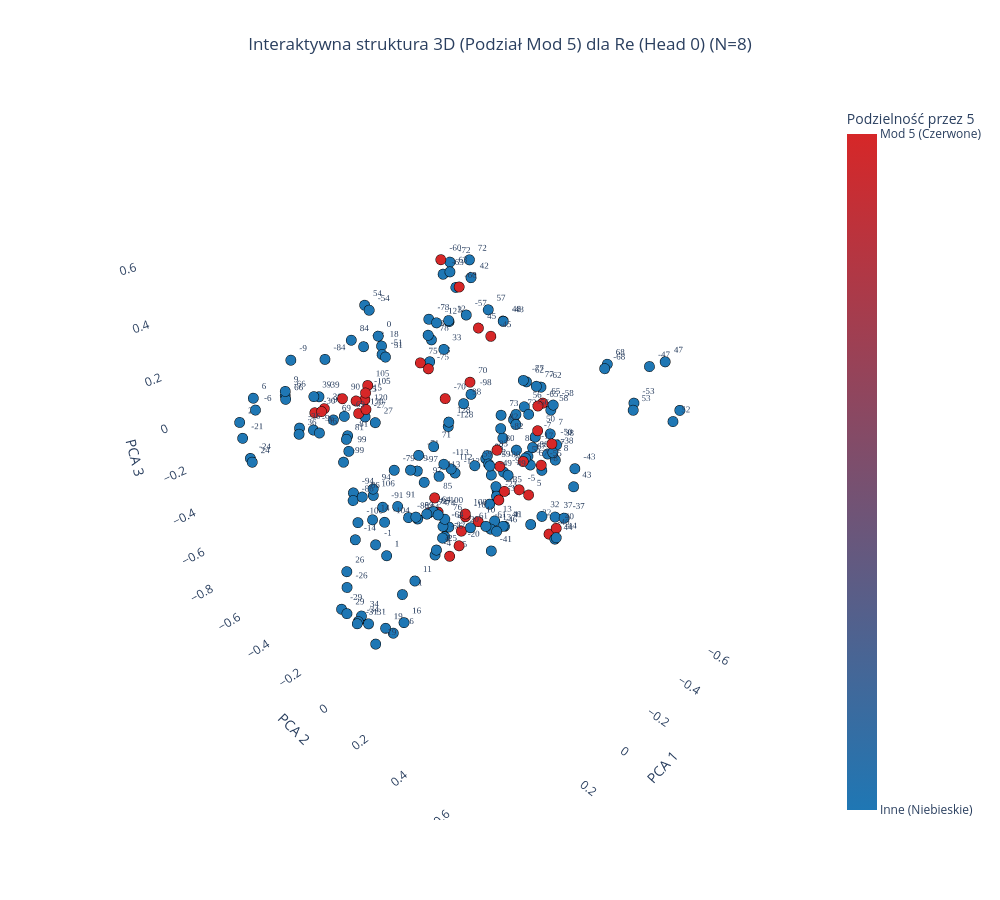

Source (notebook cell):
### Code cell
import numpy as np
import plotly.graph_objects as go
from sklearn.decomposition import PCA

def plot_output_head_plotly_3d_mod5(model, N, head_idx=0):
    """
    Rysuje interaktywny wykres 3D PCA dla wybranej głowicy wyjściowej.
    Liczby podzielne przez 5 są czerwone, reszta niebieska.
    """
    # Wyciągamy wagi konkretnej głowicy
    weights = model.output_heads[head_idx].weight.detach().cpu().numpy()
    
    # Zsynchronizowany offset
    output_offset = 2 * N * N
    min_val, max_val = -2 * N * N, 2 * N * N
    active_indices = []
    labels = []
    
    for val in range(min_val, max_val + 1):
        idx = val + output_offset
        if 0 <= idx < weights.shape[0]:
            active_indices.append(idx)
            labels.append(val)

    active_weights = weights[active_indices]

    # Filtr aktywności tokenów krańcowe (zgodnie z Twoim nowym progiem 0.4)
    weight_norms = np.linalg.norm(active_weights, axis=1)
    valid_mask = weight_norms > 0.4
    
    active_weights = active_weights[valid_mask]
    labels = np.array(labels)[valid_mask]

    # Redukcja wymiarowości wag do 3D za pomocą PCA
    pca = PCA(n_components=3)
    embeds_3d = pca.fit_transform(active_weights)
    
    # Tworzymy binarną tablicę kolorów dla mod 5 (z pominięciem zera)
    color_values = [1 if (l % 5 == 0 and l != 0) else 0 for l in labels]
    
    # Czyste, kontrastowe odcień: 0 -> Niebieski, 1 -> Czerwony
    custom_colorscale = [
        [0.0, 'rgb(31, 119, 180)'],
        [1.0, 'rgb(214, 39, 40)']
    ]
    
    head_names = {0: "Re (Head 0)", 1: "Im (Head 1)"}
    title_name = head_names.get(head_idx, f"Head {head_idx}")

    fig = go.Figure()

    fig.add_trace(go.Scatter3d(
        x=embeds_3d[:, 0],
        y=embeds_3d[:, 1],
        z=embeds_3d[:, 2],
        mode='markers+text',
        text=[str(l) for l in labels],
        textposition="top right",
        textfont=dict(size=9, family="Arial Black"),
        marker=dict(
            size=6,
            color=color_values,
            colorscale=custom_colorscale,
            showscale=True,
            colorbar=dict(
                title="Podzielność przez 5",
                tickmode='array',
                tickvals=[0, 1],
                ticktext=['Inne (Niebieskie)', 'Mod 5 (Czerwone)']
            ),
            line=dict(width=1, color='Black')
        ),
        hoverinfo='text',
        hovertext=[f"Token ID: {l + output_offset}<br>Wartość algebraiczna: {l}<br>Reszta mod 5: {l % 5}" for l in labels]
    ))

    fig.update_layout(
        title=dict(
            text=f"Interaktywna struktura 3D (Podział Mod 5) dla {title_name} (N={N})",
            x=0.5,
            xanchor='center'
        ),
        scene=dict(
            xaxis=dict(title="PCA 1", backgroundcolor="white", gridcolor="rgba(200,200,200,0.2)"),
            yaxis=dict(title="PCA 2", backgroundcolor="white", gridcolor="rgba(200,200,200,0.2)"),
            zaxis=dict(title="PCA 3", backgroundcolor="white", gridcolor="rgba(200,200,200,0.2)"),
        ),
        width=1000,
        height=900,
        showlegend=False
    )
    
    fig.show()

plot_output_head_plotly_3d_mod5(model, N=N, head_idx=0)

### Figure 1 — Plotly figure (JSON) as saved in the notebook; plotly's stock layout.template omitted (floating-point values rounded to 4 significant figures; data arrays with more than 128 entries replaced by an {"elided": "..."} marker saying what was removed)
{"data": [{"hoverinfo": "text", "hovertext": {"elided": "209 str values"}, "marker": {"color": {"elided": "209 int values"}, "colorbar": {"tickmode": "array", "ticktext": ["Inne (Niebieskie)", "Mod 5 (Czerwone)"], "tickvals": [0, 1], "title": {"text": "Podzielność przez 5"}}, "colorscale": [[0, "rgb(31, 119, 180)"], [1, "rgb(214, 39, 40)"]], "line": {"color": "Black", "width": 1}, "showscale": true, "size": 6}, "mode": "markers+text", "text": {"elided": "209 str values"}, "textfont": {"family": "Arial Black", "size": 9}, "textposition": "top right", "type": "scatter3d", "x": {"elided": "209 float values"}, "y": {"elided": "209 float values"}, "z": {"elided": "209 float values"}}], "layout": {"height": 900, "scene": {"xaxis": {"backgroundcolor": "white", "gridcolor": "rgba(200,200,200,0.2)", "title": {"text": "PCA 1"}}, "yaxis": {"backgroundcolor": "white", "gridcolor": "rgba(200,200,200,0.2)", "title": {"text": "PCA 2"}}, "zaxis": {"backgroundcolor": "white", "gridcolor": "rgba(200,200,200,0.2)", "title": {"text": "PCA 3"}}}, "showlegend": false, "title": {"text": "Interaktywna struktura 3D (Podział Mod 5) dla Re (Head 0) (N=8)", "x": 0.5, "xanchor": "center"}, "width": 1000}}
